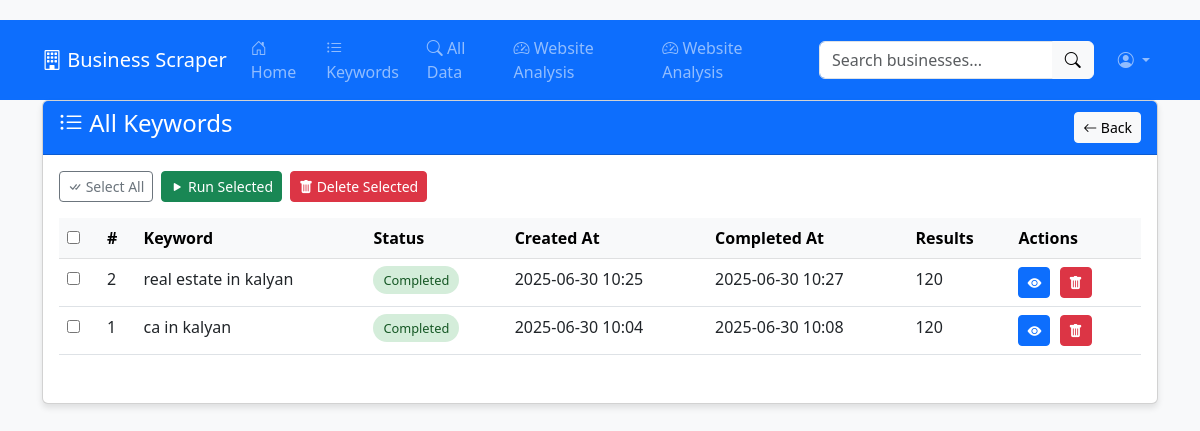
Screenshot of /keywords with the database file from the repository.
### app.py (models this page shows)
class Keyword(db.Model):
    id = db.Column(db.Integer, primary_key=True)
    keyword = db.Column(db.String(200), nullable=False)
    status = db.Column(db.String(20), default='pending')  # pending, in_progress, completed
    created_at = db.Column(db.DateTime, default=datetime.utcnow)
    completed_at = db.Column(db.DateTime, nullable=True)
    last_analyzed = db.Column(db.DateTime)

### app.py (the view)
@app.route('/keywords', methods=['GET'])
def keywords():
    keywords = Keyword.query.order_by(Keyword.id.desc()).all()
    return render_template('keywords.html', keywords=keywords)

### templates/keywords.html (shortened to what this page needs)
{% extends "base.html" %}
{% block content %}
<div class="card">
    <div class="card-header bg-primary text-white d-flex justify-content-between align-items-center">
        <h4><i class="bi bi-list-ul"></i> All Keywords</h4>
        <a href="{{ url_for('index') }}" class="btn btn-light btn-sm">
            <i class="bi bi-arrow-left"></i> Back
        </a>
    </div>
    <div class="card-body">
        <form method="POST" id="bulkActionsForm" class="mb-3">
            <div class="d-flex">
                <button type="button" class="btn btn-outline-secondary btn-sm me-2" onclick="toggleSelectAll()">
                    <i class="bi bi-check-all"></i> Select All
                </button>
                <button type="submit" formaction="{{ url_for('run_keywords') }}" class="btn btn-success btn-sm me-2" onclick="return validateRunSelection()">
                    <i class="bi bi-play-fill"></i> Run Selected
                </button>
                <button type="submit" formaction="{{ url_for('delete_keywords') }}" class="btn btn-danger btn-sm" onclick="return confirm('Are you sure you want to delete selected keywords and all their results?')">
                    <i class="bi bi-trash-fill"></i> Delete Selected
                </button>
            </div>
            <div class="table-responsive mt-3">
                <table class="table table-hover">
                    <thead class="table-light">
                        <tr>
                            <th width="40px">
                                <input type="checkbox" id="selectAllCheckbox" onclick="toggleSelectAll()">
                            </th>
                            <th>#</th>
                            <th>Keyword</th>
                            <th>Status</th>
                            <th>Created At</th>
                            <th>Completed At</th>
                            <th>Results</th>
                            <th>Actions</th>
                        </tr>
                    </thead>
                    <tbody>
                        {% for keyword in keywords %}
                        <tr>
                            <td>
                                <input type="checkbox" name="keyword_ids" value="{{ keyword.id }}" class="row-checkbox">
                            </td>
                            <td>{{ keyword.id }}</td>
                            <td>{{ keyword.keyword }}</td>
                            <td>
                                <span class="status-badge status-{{ keyword.status }}">
                                    {{ keyword.status|replace('_', ' ')|title }}
                                </span>
                            </td>
                            <td>{{ keyword.created_at.strftime('%Y-%m-%d %H:%M') }}</td>
                            <td>
                                {% if keyword.completed_at %}
                                    {{ keyword.completed_at.strftime('%Y-%m-%d %H:%M') }}
                                {% else %}
                                    -
                                {% endif %}
                            </td>
                            <td>
                                {% if keyword.status == 'completed' %}
                                    {{ keyword.results|length }}
                                {% else %}
                                    -
                                {% endif %}
                            </td>
                            <td>
                                <a href="{{ url_for('results', keyword_id=keyword.id) }}" class="btn btn-sm btn-primary action-btn" data-bs-toggle="tooltip" title="View Results">
                                    <i class="bi bi-eye-fill"></i>
                                </a>
                                <form method="POST" action="{{ url_for('delete_keyword', keyword_id=keyword.id) }}" class="d-inline">
                                    <button type="submit" class="btn btn-sm btn-danger action-btn" data-bs-toggle="tooltip" title="Delete" onclick="return confirm('Are you sure?')">
                                        <i class="bi bi-trash-fill"></i>
                                    </button>
                                </form>
                            </td>
                        </tr>
                        {% else %}
                        <tr>
                            <td colspan="8" class="text-center text-muted">No keywords found. Add some to get started.</td>
                        </tr>
                        {% endfor %}
                    </tbody>
                </table>
            </div>
        </form>
    </div>
</div>
{% endblock %}

### templates/base.html (style rules this page uses)
body { background-color: #f8f9fa; padding-top: 20px; }
.card { margin-bottom: 20px; box-shadow: 0 4px 6px rgba(0, 0, 0, 0.1); }
.table-responsive { overflow-x: auto; }
.status-badge { font-size: 0.8rem; padding: 5px 10px; border-radius: 20px; }
.status-completed { background-color: #d4edda; color: #155724; }
.action-btn { margin-right: 5px; }

### rows the page displays
Keyword: id "2", keyword "real estate in kalyan", status "Completed", created_at "2025-06-30 10:25", completed_at "2025-06-30 10:27", results|length "120"
Keyword: id "1", keyword "ca in kalyan", status "Completed", created_at "2025-06-30 10:04", completed_at "2025-06-30 10:08", results|length "120"
